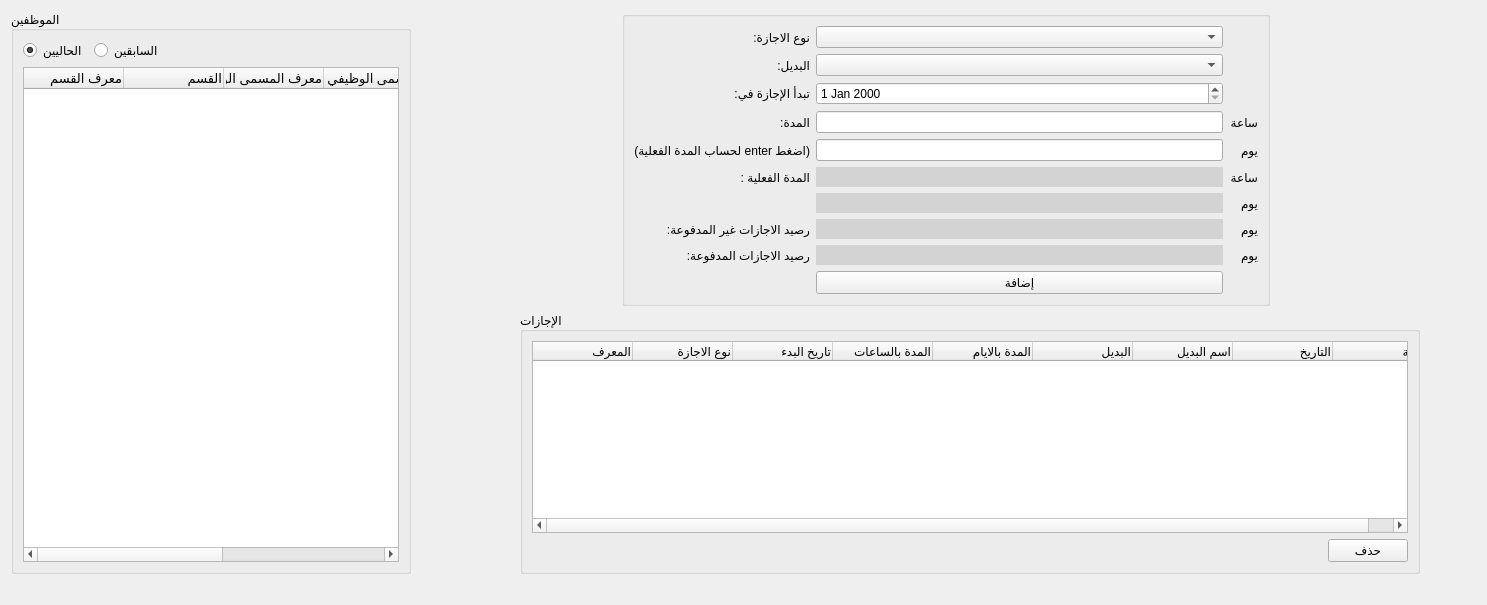
      <widget class="QWidget" name="tab_3">
       <attribute name="title">
        <string>الاجازات</string>
       </attribute>
       <layout class="QGridLayout" name="gridLayout_16">
        <item row="2" column="5">
         <spacer name="horizontalSpacer_6">
          <property name="orientation">
           <enum>Qt::Horizontal</enum>
          </property>
          <property name="sizeType">
           <enum>QSizePolicy::Fixed</enum>
          </property>
          <property name="sizeHint" stdset="0">
           <size>
            <width>50</width>
            <height>20</height>
           </size>
          </property>
         </spacer>
        </item>
        <item row="0" column="3">
         <widget class="QGroupBox" name="groupBox">
          <property name="title">
           <string/>
          </property>
          <layout class="QGridLayout" name="gridLayout_15">
           <item row="0" column="0">
            <widget class="QLabel" name="label_2">
             <property name="text">
              <string>نوع الاجازة:</string>
             </property>
            </widget>
           </item>
           <item row="0" column="1">
            <widget class="QComboBox" name="leave_type_combobox"/>
           </item>
           <item row="1" column="0">
            <widget class="QLabel" name="label_3">
             <property name="text">
              <string>البديل:</string>
             </property>
            </widget>
           </item>
           <item row="1" column="1">
            <widget class="QComboBox" name="leave_alternative_combobox"/>
           </item>
           <item row="2" column="0">
            <widget class="QLabel" name="label_7">
             <property name="text">
              <string>تبدأ الإجازة في:</string>
             </property>
            </widget>
           </item>
           <item row="2" column="1">
            <widget class="QDateEdit" name="leave_start_input">
             <property name="layoutDirection">
              <enum>Qt::LeftToRight</enum>
             </property>
            </widget>
           </item>
           <item row="3" column="0">
            <widget class="QLabel" name="label_4">
             <property name="text">
              <string>المدة:</string>
             </property>
            </widget>
           </item>
           <item row="3" column="1">
            <widget class="QLineEdit" name="leave_duration_hours_input"/>
           </item>
           <item row="3" column="2">
            <widget class="QLabel" name="label_6">
             <property name="text">
              <string>ساعة</string>
             </property>
            </widget>
           </item>
           <item row="4" column="0">
            <widget class="QLabel" name="label_93">
             <property name="text">
              <string>(اضغط enter لحساب المدة الفعلية)</string>
             </property>
            </widget>
           </item>
           <item row="4" column="1">
            <widget class="QLineEdit" name="leave_duration_days_input">
             <property name="enabled">
              <bool>true</bool>
             </property>
             <property name="styleSheet">
              <string notr="true"/>
             </property>
            </widget>
           </item>
           <item row="4" column="2">
            <widget class="QLabel" name="label_5">
             <property name="text">
              <string>يوم</string>
             </property>
            </widget>
           </item>
           <item row="5" column="0">
            <widget class="QLabel" name="label_11">
             <property name="text">
              <string>المدة الفعلية :</string>
             </property>
            </widget>
           </item>
           <item row="5" column="1">
            <widget class="QLineEdit" name="actual_leave_duration_hours_input">
             <property name="enabled">
              <bool>false</bool>
             </property>
             <property name="styleSheet">
              <string notr="true">background-color:lightgray;
color:black;
border-style: none;
height:20;</string>
             </property>
             <property name="text">
              <string/>
             </property>
            </widget>
           </item>
           <item row="5" column="2">
            <widget class="QLabel" name="label_26">
             <property name="text">
              <string>ساعة</string>
             </property>
            </widget>
           </item>
           <item row="6" column="1">
            <widget class="QLineEdit" name="actual_leave_duration_days_input">
             <property name="enabled">
              <bool>false</bool>
             </property>
             <property name="styleSheet">
              <string notr="true">background-color:lightgray;
color:black;
border-style: none;
height:20;</string>
             </property>
            </widget>
           </item>
           <item row="6" column="2">
            <widget class="QLabel" name="label_91">
             <property name="text">
              <string>يوم</string>
             </property>
            </widget>
           </item>
           <item row="7" column="0">
            <widget class="QLabel" name="label_10">
             <property name="text">
              <string>رصيد الاجازات غير المدفوعة:</string>
             </property>
            </widget>
           </item>
           <item row="7" column="1">
            <widget class="QLineEdit" name="unpaid_leave_remaining_days_balance_input">
             <property name="enabled">
              <bool>false</bool>
             </property>
             <property name="styleSheet">
              <string notr="true">background-color:lightgray;
color:black;
border-style: none;
height:20;</string>
             </property>
            </widget>
           </item>
           <item row="7" column="2">
            <widget class="QLabel" name="label_8">
             <property name="text">
              <string>يوم</string>
             </property>
            </widget>
           </item>
           <item row="8" column="0">
            <widget class="QLabel" name="label_11">
             <property name="text">
              <string>رصيد الاجازات المدفوعة:</string>
             </property>
            </widget>
           </item>
           <item row="8" column="1">
            <widget class="QLineEdit" name="paid_leave_remaining_days_balance_input">
             <property name="enabled">
              <bool>false</bool>
             </property>
             <property name="styleSheet">
              <string notr="true">background-color:lightgray;
color:black;
border-style: none;
height:20;</string>
             </property>
            </widget>
           </item>
           <item row="8" column="2">
            <widget class="QLabel" name="label_88">
             <property name="text">
              <string>يوم</string>
             </property>
            </widget>
           </item>
           <item row="9" column="1">
            <widget class="QPushButton" name="add_leave_btn">
             <property name="enabled">
              <bool>true</bool>
             </property>
             <property name="text">
              <string>إضافة</string>
             </property>
            </widget>
           </item>
          </layout>
         </widget>
        </item>
        <item row="0" column="1" colspan="2">
         <spacer name="horizontalSpacer_8">
          <property name="orientation">
           <enum>Qt::Horizontal</enum>
          </property>
          <property name="sizeType">
           <enum>QSizePolicy::Expanding</enum>
          </property>
          <property name="sizeHint" stdset="0">
           <size>
            <width>199</width>
            <height>20</height>
           </size>
          </property>
         </spacer>
        </item>
        <item row="0" column="0" rowspan="2">
         <widget class="QGroupBox" name="employees_groupbox_6">
          <property name="minimumSize">
           <size>
            <width>400</width>
            <height>0</height>
           </size>
          </property>
          <property name="title">
           <string>الموظفين</string>
          </property>
          <layout class="QGridLayout" name="gridLayout_51">
           <item row="0" column="0">
            <widget class="QRadioButton" name="leaves_current_employees">
             <property name="text">
              <string>الحاليين</string>
             </property>
             <property name="checked">
              <bool>true</bool>
             </property>
            </widget>
           </item>
           <item row="0" column="1">
            <widget class="QRadioButton" name="leaves_resigned_employees">
             <property name="text">
              <string>السابقين</string>
             </property>
            </widget>
           </item>
           <item row="0" column="2">
            <spacer name="horizontalSpacer_30">
             <property name="orientation">
              <enum>Qt::Horizontal</enum>
             </property>
             <property name="sizeHint" stdset="0">
              <size>
               <width>124</width>
               <height>20</height>
              </size>
             </property>
            </spacer>
           </item>
           <item row="1" column="0" colspan="3">
            <widget class="QTreeWidget" name="leaves_employees_tree">
             <property name="font">
              <font>
               <pointsize>10</pointsize>
              </font>
             </property>
             <property name="alternatingRowColors">
              <bool>false</bool>
             </property>
             <property name="verticalScrollMode">
              <enum>QAbstractItemView::ScrollPerPixel</enum>
             </property>
             <property name="horizontalScrollMode">
              <enum>QAbstractItemView::ScrollPerPixel</enum>
             </property>
             <column>
              <property name="text">
               <string>معرف القسم</string>
              </property>
              <property name="textAlignment">
               <set>AlignTrailing|AlignVCenter</set>
              </property>
             </column>
             <column>
              <property name="text">
               <string>القسم</string>
              </property>
              <property name="textAlignment">
               <set>AlignTrailing|AlignVCenter</set>
              </property>
             </column>
             <column>
              <property name="text">
               <string>معرف المسمى الوظيفي</string>
              </property>
              <property name="textAlignment">
               <set>AlignTrailing|AlignVCenter</set>
              </property>
             </column>
             <column>
              <property name="text">
               <string>المسمى الوظيفي</string>
              </property>
              <property name="textAlignment">
               <set>AlignTrailing|AlignVCenter</set>
              </property>
             </column>
             <column>
              <property name="text">
               <string>معرف الموظف</string>
              </property>
              <property name="textAlignment">
               <set>AlignTrailing|AlignVCenter</set>
              </property>
             </column>
             <column>
              <property name="text">
               <string>الموظف</string>
              </property>
              <property name="textAlignment">
               <set>AlignTrailing|AlignVCenter</set>
              </property>
             </column>
             <column>
              <property name="text">
               <string>تاريخ الاستقالة</string>
              </property>
              <property name="textAlignment">
               <set>AlignTrailing|AlignVCenter</set>
              </property>
             </column>
            </widget>
           </item>
          </layout>
         </widget>
        </item>
        <item row="1" column="2" colspan="3">
         <widget class="QGroupBox" name="employees_groupbox_7">
          <property name="title">
           <string>الإجازات</string>
          </property>
          <layout class="QGridLayout" name="gridLayout_17">
           <item row="0" column="0" colspan="2">
            <widget class="QTableWidget" name="leaves_table">
             <property name="enabled">
              <bool>true</bool>
             </property>
             <property name="selectionBehavior">
              <enum>QAbstractItemView::SelectRows</enum>
             </property>
             <property name="verticalScrollMode">
              <enum>QAbstractItemView::ScrollPerPixel</enum>
             </property>
             <property name="horizontalScrollMode">
              <enum>QAbstractItemView::ScrollPerPixel</enum>
             </property>
             <attribute name="horizontalHeaderStretchLastSection">
              <bool>true</bool>
             </attribute>
             <column>
              <property name="text">
               <string>المعرف</string>
              </property>
              <property name="textAlignment">
               <set>AlignTrailing|AlignVCenter</set>
              </property>
             </column>
             <column>
              <property name="text">
               <string>نوع الاجازة</string>
              </property>
              <property name="textAlignment">
               <set>AlignTrailing|AlignVCenter</set>
              </property>
             </column>
             <column>
              <property name="text">
               <string>تاريخ البدء</string>
              </property>
              <property name="textAlignment">
               <set>AlignTrailing|AlignVCenter</set>
              </property>
             </column>
             <column>
              <property name="text">
               <string>المدة بالساعات</string>
              </property>
              <property name="textAlignment">
               <set>AlignTrailing|AlignVCenter</set>
              </property>
             </column>
             <column>
              <property name="text">
               <string>المدة بالايام</string>
              </property>
              <property name="textAlignment">
               <set>AlignTrailing|AlignVCenter</set>
              </property>
             </column>
             <column>
              <property name="text">
               <string>البديل</string>
              </property>
              <property name="textAlignment">
               <set>AlignTrailing|AlignVCenter</set>
              </property>
             </column>
             <column>
              <property name="text">
               <string>اسم البديل</string>
              </property>
              <property name="textAlignment">
               <set>AlignTrailing|AlignVCenter</set>
              </property>
             </column>
             <column>
              <property name="text">
               <string>التاريخ</string>
              </property>
              <property name="textAlignment">
               <set>AlignTrailing|AlignVCenter</set>
              </property>
             </column>
             <column>
              <property name="text">
               <string>الحالة</string>
              </property>
              <property name="textAlignment">
               <set>AlignTrailing|AlignVCenter</set>
              </property>
             </column>
            </widget>
           </item>
           <item row="1" column="1">
            <widget class="QPushButton" name="delete_leave_btn">
             <property name="text">
              <string>حذف</string>
             </property>
            </widget>
           </item>
           <item row="1" column="0">
            <spacer name="horizontalSpacer_10">
             <property name="orientation">
              <enum>Qt::Horizontal</enum>
             </property>
             <property name="sizeType">
              <enum>QSizePolicy::Expanding</enum>
             </property>
             <property name="sizeHint" stdset="0">
              <size>
               <width>646</width>
               <height>20</height>
              </size>
             </property>
            </spacer>
           </item>
          </layout>
         </widget>
        </item>
        <item row="0" column="4" colspan="2">
         <spacer name="horizontalSpacer_9">
          <property name="orientation">
           <enum>Qt::Horizontal</enum>
          </property>
          <property name="sizeType">
           <enum>QSizePolicy::Expanding</enum>
          </property>
          <property name="sizeHint" stdset="0">
           <size>
            <width>200</width>
            <height>20</height>
           </size>
          </property>
         </spacer>
        </item>
        <item row="2" column="1">
         <spacer name="horizontalSpacer_7">
          <property name="orientation">
           <enum>Qt::Horizontal</enum>
          </property>
          <property name="sizeType">
           <enum>QSizePolicy::Fixed</enum>
          </property>
          <property name="sizeHint" stdset="0">
           <size>
            <width>50</width>
            <height>20</height>
           </size>
          </property>
         </spacer>
        </item>
       </layout>
      </widget>
